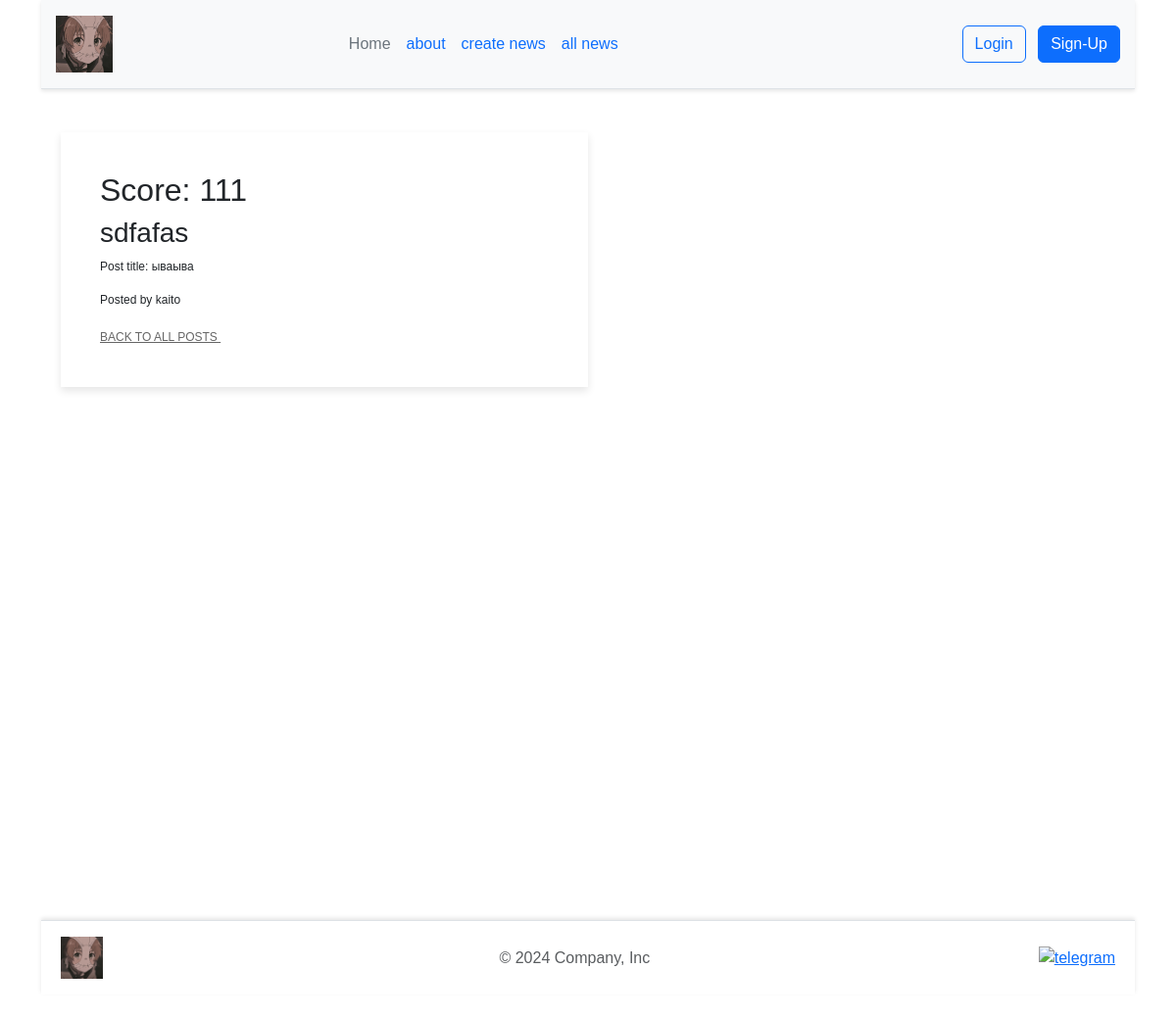
Screenshot of /Review/3 with the database file from the repository.
### app.py (models this page shows)
class Review(db.Model):
    id = db.Column(db.Integer, primary_key=True)
    title = db.Column(db.String(100), nullable=False)
    score = db.Column(db.Integer, nullable=False)
    user_id = db.Column(db.Integer, db.ForeignKey('user.id'), nullable=False)
    user = db.relationship('User', backref=db.backref('reviews', lazy=True))
    post_id = db.Column(db.Integer, db.ForeignKey('post.id'), nullable=True)
    post = db.relationship('Post', backref=db.backref('reviews', lazy=False))

class Post(db.Model):
    id = db.Column(db.Integer, primary_key=True)
    title = db.Column(db.String(50), nullable=False)
    text = db.Column(db.Text, nullable=False)
    user_id = db.Column(db.Integer, db.ForeignKey('user.id'), nullable=False)
    user = db.relationship('User', backref=db.backref('posts', lazy=True))

class User(UserMixin, db.Model):
    id = db.Column(db.Integer, primary_key=True)
    username = db.Column(db.String(50), unique=True, nullable=False)
    password = db.Column(db.String(50), nullable=False)

### app.py (the view)
@app.route('/Review/<int:review_id>')
def review_detail(review_id):
    review = Review.query.get_or_404(review_id)
    post = review.post
    return render_template("review_detail.html", review=review, post=post)

### templates/review_detail.html (shortened to what this page needs)
{%extends "base.html"%}
{% block main %}
<div class="col-md-6 item">
    <div class="item-in">
        <h2>Score: {{ review.score }}</h2>
        <h3>{{ review.title }}</h3>
        <p>Post title: {{ post.title }}</p>
        <p>Posted by {{ post.user.username }}</p>
        <a href="{{ url_for('posts') }}">Back to all posts
        </a>
    </div>
</div>
{% endblock %}

### static/css/main.css (style rules this page uses)
* { margin: 0; padding: 0; box-sizing: border-box; }
html, body { height: 100%; }
body { margin: 0; display: flex; flex-direction: column; font-family: Arial, sans-serif; }
.item { position: relative; margin-bottom: 30px; min-height: 1px; float: left; transition: background 0.3s ease, box-shadow 0.3s ease; box-shadow: 0 4px 8px rgba(0, 0, 0, 0.1); -webkit-backface-visibility: hidden; -webkit-tap-highlight-color: transparent; -webkit-touch-callout: none; -webkit-user-select: none; -moz-user-select: none; -ms-user-select: none; user-select: none; }
.item .item-in { background: #fff; padding: 40px; position: relative; }
.item .item-in::before { content: ""; position: absolute; bottom: 0px; height: 2px; width: 0%; background: #db1111; right: 0px; -webkit-transition: width 0.4s; transition: width 0.4s; }
.item p { font-size: 12px; }
.item a { font-family: 'Montserrat', sans-serif; font-size: 12px; text-transform: uppercase; color: #666666; margin-top: 10px; }

### rows the page displays
Review: score "111", title "sdfafas"
Post: title "ываыва"
User: user.username "kaito"
